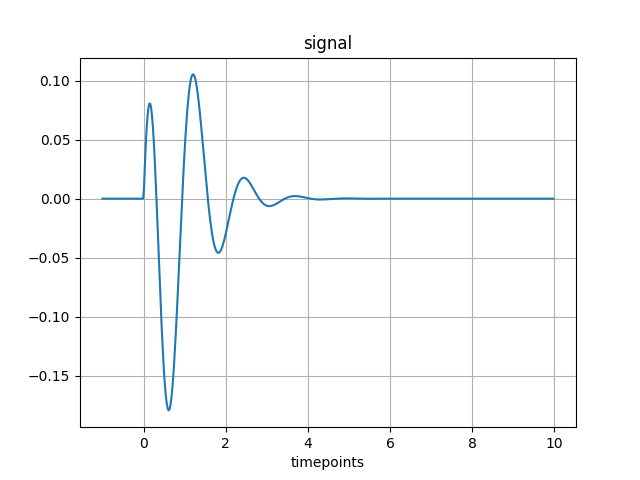

Reproduce this figure in Python.
import numpy as np
import matplotlib.pyplot as plt

begintime = -1
endtime = 10
timelength = endtime - begintime
samplingfreq = 512
samplinginterval = timelength / samplingfreq
timepoints = np.arange(begintime, endtime, samplinginterval)
num_samples = len(timepoints)

alpha = 2.0
f_0 = 0.8
def f_T(x) :
    if x <= 0 :
        u = 0
    else :
        u = 1 
    return x * np.exp(-alpha * x) * np.cos(2*np.pi*f_0*x) * u
signal = [f_T(x) for x in timepoints]

fft = np.fft.fft(signal)
real_part = fft.real
freq = np.fft.fftfreq(num_samples)

# Draw the signal graph
plt.title("signal")
plt.xlabel("timepoints")
plt.plot(timepoints, signal)
plt.grid()

plt.savefig("draw_signal.png")